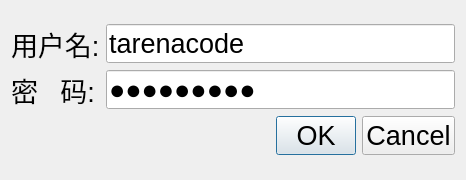
<?xml version="1.0" encoding="UTF-8"?>
<ui version="4.0">
 <class>LoginDialog</class>
 <widget class="QDialog" name="LoginDialog">
  <property name="geometry">
   <rect>
    <x>0</x>
    <y>0</y>
    <width>466</width>
    <height>180</height>
   </rect>
  </property>
  <property name="font">
   <font>
    <pointsize>20</pointsize>
   </font>
  </property>
  <property name="windowTitle">
   <string>Authorization Required</string>
  </property>
  <layout class="QVBoxLayout" name="verticalLayout">
   <item>
    <spacer name="verticalSpacer">
     <property name="orientation">
      <enum>Qt::Vertical</enum>
     </property>
     <property name="sizeHint" stdset="0">
      <size>
       <width>20</width>
       <height>15</height>
      </size>
     </property>
    </spacer>
   </item>
   <item>
    <layout class="QGridLayout" name="gridLayout">
     <item row="0" column="0">
      <widget class="QLabel" name="label">
       <property name="text">
        <string>用户名:</string>
       </property>
      </widget>
     </item>
     <item row="0" column="1">
      <widget class="QLineEdit" name="usernameEdit">
       <property name="text">
        <string>tarenacode</string>
       </property>
      </widget>
     </item>
     <item row="1" column="0">
      <widget class="QLabel" name="label_2">
       <property name="text">
        <string>密   码:</string>
       </property>
      </widget>
     </item>
     <item row="1" column="1">
      <widget class="QLineEdit" name="passwordEdit">
       <property name="text">
        <string>code_2013</string>
       </property>
       <property name="echoMode">
        <enum>QLineEdit::Password</enum>
       </property>
      </widget>
     </item>
    </layout>
   </item>
   <item>
    <layout class="QHBoxLayout" name="horizontalLayout">
     <item>
      <spacer name="horizontalSpacer">
       <property name="orientation">
        <enum>Qt::Horizontal</enum>
       </property>
       <property name="sizeHint" stdset="0">
        <size>
         <width>88</width>
         <height>20</height>
        </size>
       </property>
      </spacer>
     </item>
     <item>
      <widget class="QDialogButtonBox" name="buttonBox">
       <property name="standardButtons">
        <set>QDialogButtonBox::Cancel|QDialogButtonBox::Ok</set>
       </property>
      </widget>
     </item>
    </layout>
   </item>
   <item>
    <spacer name="verticalSpacer_2">
     <property name="orientation">
      <enum>Qt::Vertical</enum>
     </property>
     <property name="sizeHint" stdset="0">
      <size>
       <width>20</width>
       <height>16</height>
      </size>
     </property>
    </spacer>
   </item>
  </layout>
 </widget>
 <resources/>
 <connections/>
</ui>
